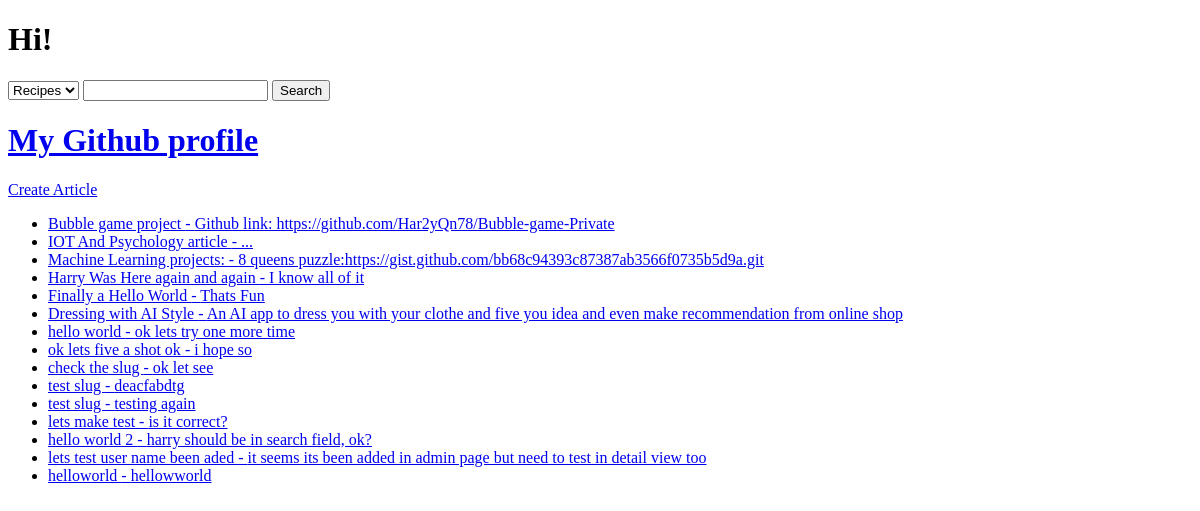
The page / on the database its author committed.
### articles/models.py (models this page shows, shortened)
class Article(models.Model):
    user = models.ForeignKey(User, blank=True, null=True, on_delete=models.SET_NULL)
    title = models.CharField(max_length=120)
    slug = models.SlugField(unique=True, blank=True, null=True)
    content = models.TextField()
    timestamp = models.DateTimeField(auto_now_add=True)
    updated = models.DateTimeField(auto_now=True)
    publish = models.DateField(auto_now_add=False, auto_now=False, null=True, blank=True)
    objects = ArticleManager()
    def get_absolute_url(self):
        return reverse("articles:detail", kwargs={"slug": self.slug})

### djangoProject/views.py (the view)
# urls.py: path('', home_view), # index / home / root
def home_view(request, *args, **kwargs):
    name = "Harry"  # hard coded
    random_id = random.randint(1, 4)  # pseudo random
    article_obj = Article.objects.all().first()
    article_queryset = Article.objects.all()
    context = {
        "object_list": article_queryset,
        "object": article_obj,
    }
    HTML_STRING = render_to_string("home-view.html", context=context)
    return HttpResponse(HTML_STRING)

### articles/models.py (called while the page is built)
    def get_queryset(self):
        return ArticleQuerySet(self.model, using=self._db)

### templates/home-view.html
{% extends "base.html" %}
{% block content %}
    <h1><a href="https://github.com/Har2yQn78">My Github profile</a></h1>
<a href="{% url "articles:create" %}">Create Article</a>
    <ul>{% for x in object_list %}
        {% if x.title %}
            <li><a href='{{ x.get_absolute_url }}'> {{ x.title }} -  {{ x.content }}</a></li>
        {% endif %}
    {% endfor %}
    </ul>
{% endblock content %}

### templates/base.html (shortened to what this page needs)
<!DOCTYPE html>
<html lang="en">
<head>
</head>
<body>
    <h1>Hi!</h1>
    {% include 'search/search-form.html' %}
    {% block content %}
    {% endblock content %}
</body>
</html>

### templates/search/search-form.html (shortened to what this page needs)
<div>
    <form action='/search/' method='GET' class="d-flex">
        <select class='form-control' name='type' id='search-type'>
            {% if request.GET.type == 'recipe' %}
            <option value='recipe' selected>Recipes</option>
            {% else %}
                <option value='recipe' selected>Recipes</option>
            {% endif %}
        </select>
        <input class="form-control me-2"  type='text' id='search-query' name='q' value='{{ request.GET.q }}' hx-get='/search/' hx-trigger='keyup changed delay:200ms' hx-include='#search-type' hx-target='#typeahead-results' />
        <button class="btn btn-outline-success" type="submit">Search</button>
    </form>
</div>

### rows shown on the page
Article: title "Bubble game project", content "Github link: https://github.com/Har2yQn78/Bubble-game-Private"
Article: title "IOT And Psychology article", content "..."
Article: title "Machine Learning projects:", content "8 queens puzzle:https://gist.github.com/bb68c94393c87387ab3566f0735b5d9a.git"
Article: title "Harry Was Here again and again", content "I know all of it"
Article: title "Finally a Hello World", content "Thats Fun"
Article: title "Dressing with AI Style", content "An AI app to dress you with your clothe and five you idea and even make recommendation from online shop"
Article: title "hello world", content "ok lets try one more time"
Article: title "ok lets five a shot ok", content "i hope so"
Article: title "check the slug", content "ok let see"
Article: title "test slug", content "deacfabdtg"
Article: title "test slug", content "testing again"
Article: title "lets make test", content "is it correct?"
Article: title "hello world 2", content "harry should be in search field, ok?"
Article: title "lets test user name been aded", content "it seems its been added in admin page but need to test in detail view too"
Article: title "helloworld", content "hellowworld"
